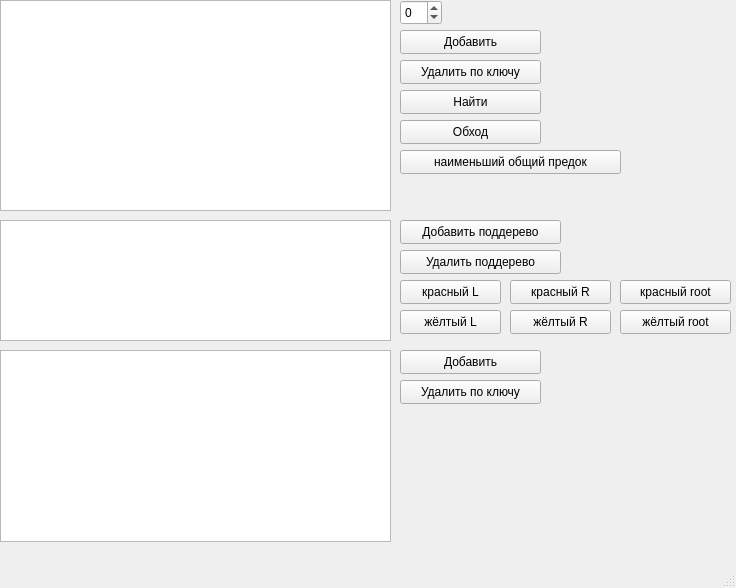
<?xml version="1.0" encoding="UTF-8"?>
<ui version="4.0">
 <class>MainWindow</class>
 <widget class="QMainWindow" name="MainWindow">
  <property name="geometry">
   <rect>
    <x>0</x>
    <y>0</y>
    <width>736</width>
    <height>588</height>
   </rect>
  </property>
  <property name="windowTitle">
   <string>MainWindow</string>
  </property>
  <widget class="QWidget" name="centralwidget">
   <widget class="QTreeView" name="treeView">
    <property name="geometry">
     <rect>
      <x>0</x>
      <y>0</y>
      <width>391</width>
      <height>211</height>
     </rect>
    </property>
   </widget>
   <widget class="QSpinBox" name="spinBox">
    <property name="geometry">
     <rect>
      <x>400</x>
      <y>0</y>
      <width>42</width>
      <height>25</height>
     </rect>
    </property>
    <property name="minimum">
     <number>-999999999</number>
    </property>
    <property name="maximum">
     <number>999999999</number>
    </property>
   </widget>
   <widget class="QPushButton" name="pushButton_add">
    <property name="geometry">
     <rect>
      <x>400</x>
      <y>30</y>
      <width>141</width>
      <height>24</height>
     </rect>
    </property>
    <property name="text">
     <string>Добавить</string>
    </property>
   </widget>
   <widget class="QPushButton" name="pushButton_del">
    <property name="geometry">
     <rect>
      <x>400</x>
      <y>60</y>
      <width>141</width>
      <height>24</height>
     </rect>
    </property>
    <property name="text">
     <string>Удалить по ключу</string>
    </property>
   </widget>
   <widget class="QPushButton" name="pushButton_find">
    <property name="geometry">
     <rect>
      <x>400</x>
      <y>90</y>
      <width>141</width>
      <height>24</height>
     </rect>
    </property>
    <property name="text">
     <string>Найти</string>
    </property>
   </widget>
   <widget class="QPushButton" name="pushButton_traverse">
    <property name="geometry">
     <rect>
      <x>400</x>
      <y>120</y>
      <width>141</width>
      <height>24</height>
     </rect>
    </property>
    <property name="text">
     <string>Обход</string>
    </property>
   </widget>
   <widget class="QTextEdit" name="textEdit_ans">
    <property name="geometry">
     <rect>
      <x>0</x>
      <y>220</y>
      <width>391</width>
      <height>121</height>
     </rect>
    </property>
    <property name="readOnly">
     <bool>true</bool>
    </property>
   </widget>
   <widget class="QTreeView" name="treeView_2">
    <property name="geometry">
     <rect>
      <x>0</x>
      <y>350</y>
      <width>391</width>
      <height>192</height>
     </rect>
    </property>
   </widget>
   <widget class="QPushButton" name="pushButton_add_to_sub">
    <property name="geometry">
     <rect>
      <x>400</x>
      <y>350</y>
      <width>141</width>
      <height>24</height>
     </rect>
    </property>
    <property name="text">
     <string>Добавить</string>
    </property>
   </widget>
   <widget class="QPushButton" name="pushButton_add_sub">
    <property name="geometry">
     <rect>
      <x>400</x>
      <y>220</y>
      <width>161</width>
      <height>24</height>
     </rect>
    </property>
    <property name="text">
     <string>Добавить поддерево</string>
    </property>
   </widget>
   <widget class="QPushButton" name="pushButton_del_sub">
    <property name="geometry">
     <rect>
      <x>400</x>
      <y>380</y>
      <width>141</width>
      <height>24</height>
     </rect>
    </property>
    <property name="text">
     <string>Удалить по ключу</string>
    </property>
   </widget>
   <widget class="QPushButton" name="pushButton_lcr">
    <property name="geometry">
     <rect>
      <x>400</x>
      <y>150</y>
      <width>221</width>
      <height>24</height>
     </rect>
    </property>
    <property name="text">
     <string>наименьший общий предок</string>
    </property>
   </widget>
   <widget class="QPushButton" name="pushButton_1_left">
    <property name="geometry">
     <rect>
      <x>400</x>
      <y>280</y>
      <width>101</width>
      <height>24</height>
     </rect>
    </property>
    <property name="text">
     <string>красный L</string>
    </property>
   </widget>
   <widget class="QPushButton" name="pushButton_1_right">
    <property name="geometry">
     <rect>
      <x>510</x>
      <y>280</y>
      <width>101</width>
      <height>24</height>
     </rect>
    </property>
    <property name="text">
     <string>красный R</string>
    </property>
   </widget>
   <widget class="QPushButton" name="pushButton_1_root">
    <property name="geometry">
     <rect>
      <x>620</x>
      <y>280</y>
      <width>111</width>
      <height>24</height>
     </rect>
    </property>
    <property name="text">
     <string>красный root</string>
    </property>
   </widget>
   <widget class="QPushButton" name="pushButton_2_root">
    <property name="geometry">
     <rect>
      <x>620</x>
      <y>310</y>
      <width>111</width>
      <height>24</height>
     </rect>
    </property>
    <property name="text">
     <string>жёлтый root</string>
    </property>
   </widget>
   <widget class="QPushButton" name="pushButton_2_left">
    <property name="geometry">
     <rect>
      <x>400</x>
      <y>310</y>
      <width>101</width>
      <height>24</height>
     </rect>
    </property>
    <property name="text">
     <string>жёлтый L</string>
    </property>
   </widget>
   <widget class="QPushButton" name="pushButton_2_right">
    <property name="geometry">
     <rect>
      <x>510</x>
      <y>310</y>
      <width>101</width>
      <height>24</height>
     </rect>
    </property>
    <property name="text">
     <string>жёлтый R</string>
    </property>
   </widget>
   <widget class="QPushButton" name="pushButton_rem_sub">
    <property name="geometry">
     <rect>
      <x>400</x>
      <y>250</y>
      <width>161</width>
      <height>24</height>
     </rect>
    </property>
    <property name="text">
     <string>Удалить поддерево</string>
    </property>
   </widget>
  </widget>
  <widget class="QMenuBar" name="menubar">
   <property name="geometry">
    <rect>
     <x>0</x>
     <y>0</y>
     <width>736</width>
     <height>22</height>
    </rect>
   </property>
  </widget>
  <widget class="QStatusBar" name="statusbar"/>
 </widget>
 <resources/>
 <connections/>
</ui>
